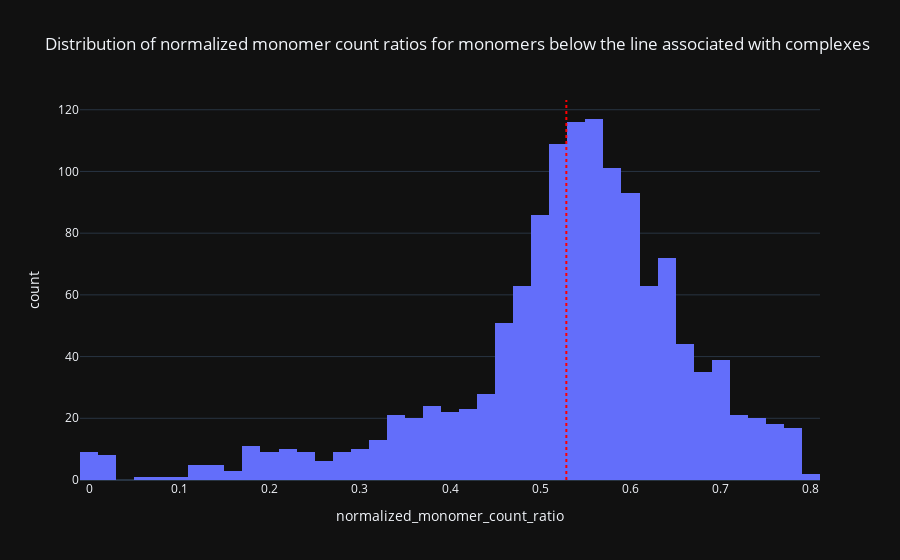

Source (notebook cell):
### Code cell
# Same thing but for monomers associated with complexes
fig = px.histogram(
    below_line_complex_data,
    x='normalized_monomer_count_ratio',
    nbins=50,
    title='Distribution of normalized monomer count ratios for monomers below the line '
          'associated with complexes'
)
fig.add_vline(
    x=below_line_complex_data['normalized_monomer_count_ratio'].mean(),
    line_dash="dot",
    line_color="red"
)
fig.show()

### Figure 1 — Plotly figure (JSON) as saved in the notebook; plotly's stock layout.template omitted (floating-point values rounded to 4 significant figures; data arrays with more than 128 entries replaced by an {"elided": "..."} marker saying what was removed)
{"data": [{"bingroup": "x", "hovertemplate": "normalized_monomer_count_ratio=%{x}<br>count=%{y}<extra></extra>", "legendgroup": "", "marker": {"color": "#636efa", "pattern": {"shape": ""}}, "name": "", "nbinsx": 50, "orientation": "v", "showlegend": false, "x": {"elided": "1315 float values"}, "xaxis": "x", "yaxis": "y", "type": "histogram"}], "layout": {"xaxis": {"anchor": "y", "domain": [0.0, 1.0], "title": {"text": "normalized_monomer_count_ratio"}}, "yaxis": {"anchor": "x", "domain": [0.0, 1.0], "title": {"text": "count"}}, "legend": {"tracegroupgap": 0}, "title": {"text": "Distribution of normalized monomer count ratios for monomers below the line associated with complexes"}, "barmode": "relative", "shapes": [{"line": {"color": "red", "dash": "dot"}, "type": "line", "x0": 0.5289, "x1": 0.5289, "xref": "x", "y0": 0, "y1": 1, "yref": "y domain"}]}}
